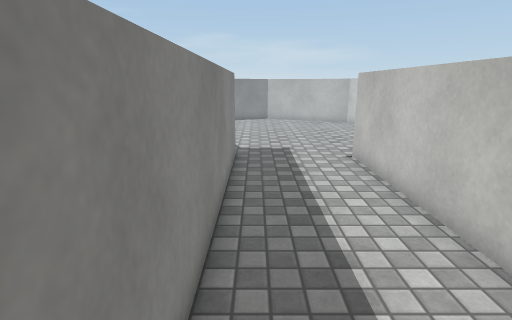
view 1 (above)

16 first-person views from a walk through a 3-D level made in the Unity game engine. The camera is 1.5 m above the floor, tilts 14° down and sees 80° across. The floor is counted in squares, 0.5 m on a side. Each view is taken from the middle of a square. On the plan, view 1 faces up. The plan holds only what a view shows up to about 20 squares ahead; the rest is blank. The place goes on beyond the plan. The player character is not drawn. Some animated figures are left out. Surface patterns are stand-ins for the level's own textures.

view 2
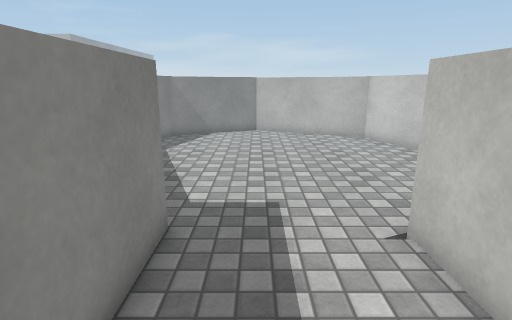

view 3
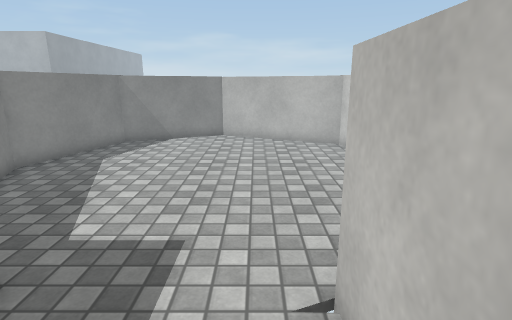

view 4
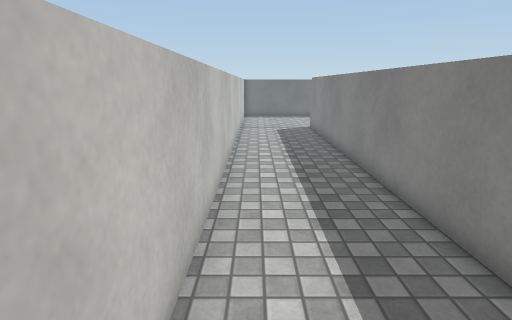

view 5
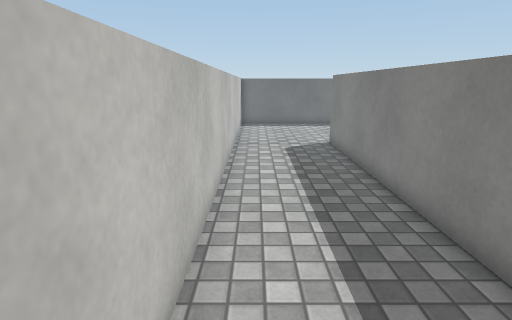

view 6
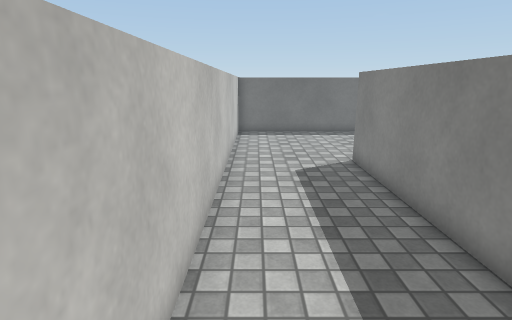

view 7
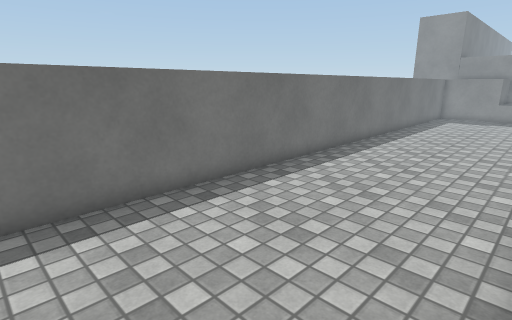

view 8
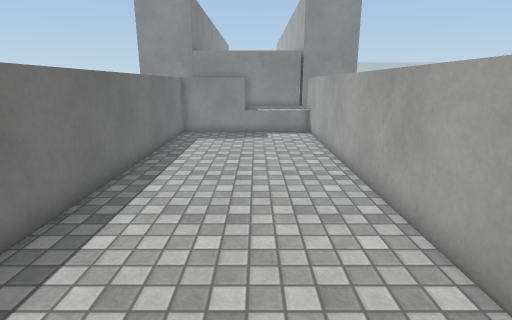

view 9
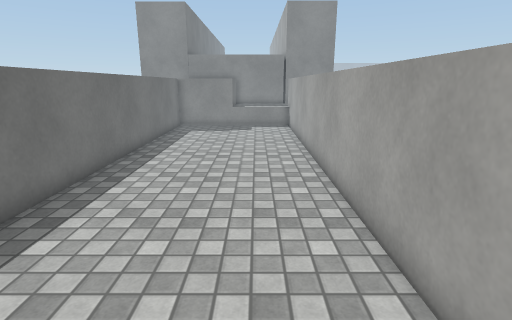

view 10
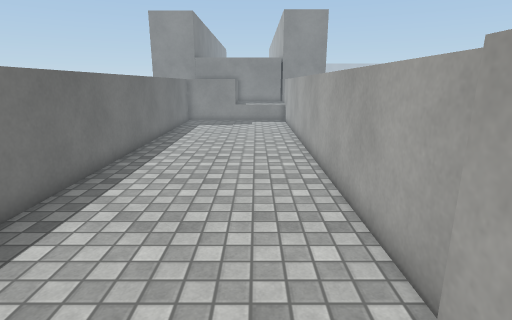

view 11
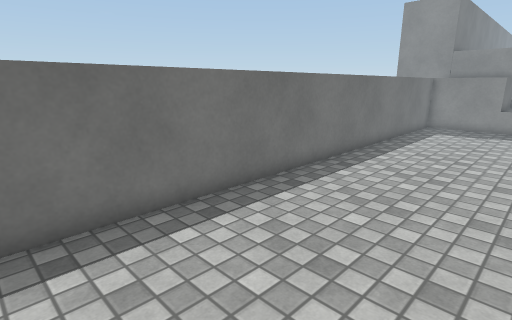

view 12
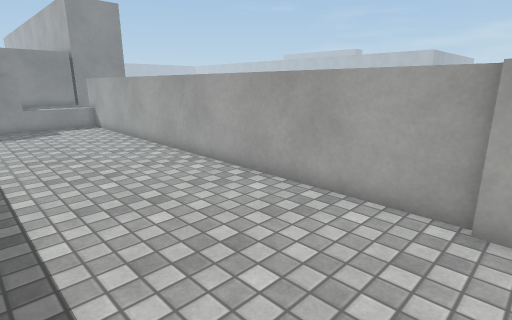

view 13
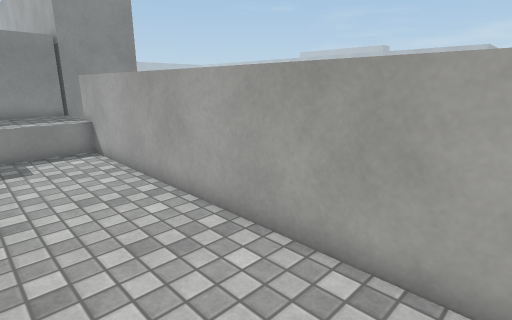

view 14
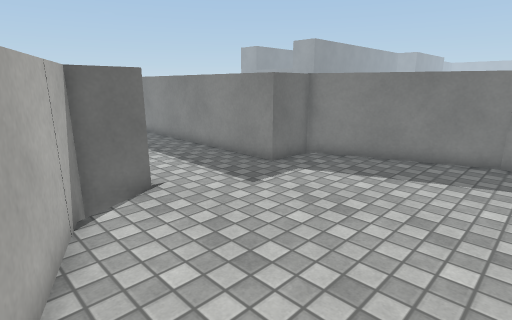

view 15
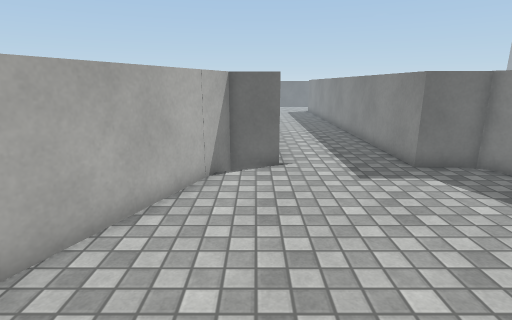

view 16
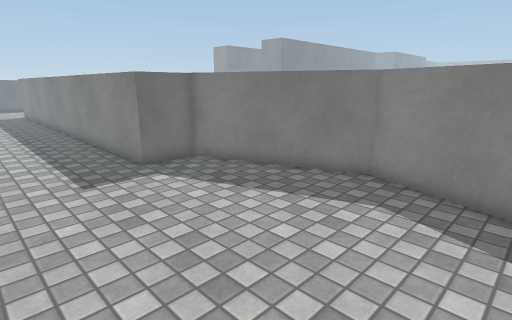

### Floor plan
Points are (right, up) in squares from view 1. A wall is a line through its corners. A room is listed if a view was taken in it or the views show most of it. See-through windows are left out.
Room 1 (views 1, 2, 3, 4, 5, 6, 7, 14, 15, 16)
walls: (8.7, 21) (7.3, 24.4) (1.1, 27.2) (-4, 25.1) (-5.8, 19.7) (-3.2, 13) (-0.9, 13) (-0.9, -11); (4.1, -12.4) (4.1, 12.8) (6, 12.8) (9, 19.8)
ways out: opening at (1, -12) to room 2
Room 2 (views 8, 9, 10, 11, 12, 13)
walls: (-4.9, -10.5) (-28.9, -10.5); (-4, -11) (-5, -11); (-27.8, -10.5) (-27.8, -18.7) (4.1, -18.7); (4.1, -15.4) (4.1, -12.4); (4.1, -17) (4.1, -15.5); (4.1, -18) (4.1, -17.1); (-30.4, -14.7) (-27.8, -14.7)
ways out: opening at (1, -12) to room 1

Positions as (right, up) in squares from view 1, and headings:
1: (0, 0), facing up
2: (1, 7), facing up
3: (3, 9), facing up
4: (3, 11), facing down
5: (3, 5), facing down
6: (3, 1), facing down
7: (3, -11), facing down-left
8: (-8, -14), facing left
9: (-5, -13), facing left
10: (-2, -13), facing left
11: (-4, -12), facing down-left
12: (-4, -18), facing up-left
13: (-13, -15), facing up-left
14: (8, 21), facing down-left
15: (5, 24), facing down
16: (4, 24), facing down-left
